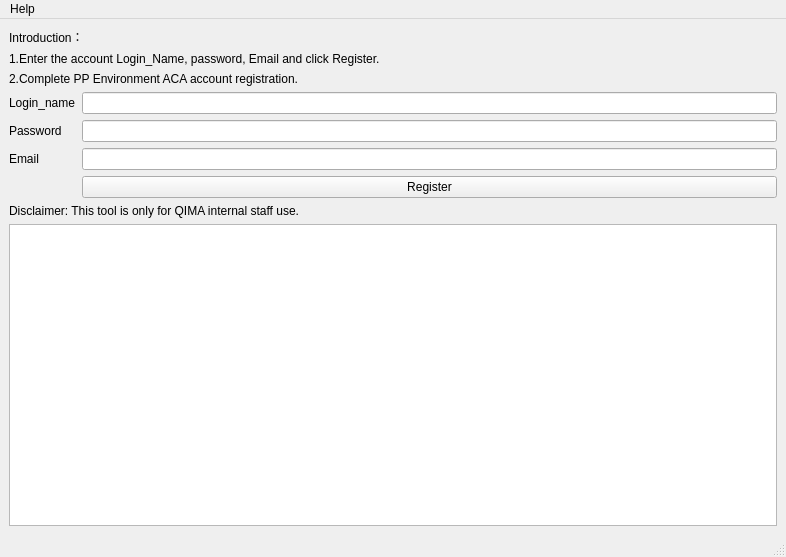
<?xml version="1.0" encoding="UTF-8"?>
<ui version="4.0">
 <class>MainWindow</class>
 <widget class="QMainWindow" name="MainWindow">
  <property name="geometry">
   <rect>
    <x>0</x>
    <y>0</y>
    <width>786</width>
    <height>557</height>
   </rect>
  </property>
  <property name="windowTitle">
   <string>Register_PP_ACA</string>
  </property>
  <widget class="QWidget" name="centralwidget">
   <layout class="QFormLayout" name="formLayout">
    <item row="0" column="0" colspan="2">
     <widget class="QLabel" name="label_2">
      <property name="text">
       <string>Introduction：</string>
      </property>
     </widget>
    </item>
    <item row="1" column="0" colspan="2">
     <widget class="QLabel" name="label_6">
      <property name="text">
       <string>1.Enter the account Login_Name, password, Email and click Register. </string>
      </property>
     </widget>
    </item>
    <item row="2" column="0" colspan="2">
     <widget class="QLabel" name="label_5">
      <property name="text">
       <string>2.Complete PP Environment ACA account registration.</string>
      </property>
     </widget>
    </item>
    <item row="3" column="0">
     <widget class="QLabel" name="label">
      <property name="text">
       <string>Login_name</string>
      </property>
     </widget>
    </item>
    <item row="3" column="1">
     <widget class="QLineEdit" name="lineEdit"/>
    </item>
    <item row="4" column="0">
     <widget class="QLabel" name="label_3">
      <property name="text">
       <string>Password</string>
      </property>
     </widget>
    </item>
    <item row="4" column="1">
     <widget class="QLineEdit" name="lineEdit_2"/>
    </item>
    <item row="5" column="0">
     <widget class="QLabel" name="label_4">
      <property name="text">
       <string>Email</string>
      </property>
     </widget>
    </item>
    <item row="5" column="1">
     <widget class="QLineEdit" name="lineEdit_3">
      <property name="text">
       <string/>
      </property>
     </widget>
    </item>
    <item row="6" column="1">
     <widget class="QPushButton" name="pushButton">
      <property name="text">
       <string>Register</string>
      </property>
     </widget>
    </item>
    <item row="7" column="0" colspan="2">
     <widget class="QLabel" name="label_7">
      <property name="text">
       <string>Disclaimer: This tool is only for QIMA internal staff use.</string>
      </property>
     </widget>
    </item>
    <item row="8" column="0" colspan="2">
     <widget class="QTextBrowser" name="textBrowser"/>
    </item>
   </layout>
  </widget>
  <widget class="QStatusBar" name="statusbar"/>
  <widget class="QMenuBar" name="menubar">
   <property name="geometry">
    <rect>
     <x>0</x>
     <y>0</y>
     <width>786</width>
     <height>24</height>
    </rect>
   </property>
   <widget class="QMenu" name="menuHelp">
    <property name="title">
     <string>Help</string>
    </property>
    <addaction name="actionTool_Support_Mack_Ding"/>
    <addaction name="actionVersion_1_0"/>
   </widget>
   <addaction name="menuHelp"/>
  </widget>
  <action name="actionTool_Support_Mack_Ding">
   <property name="text">
    <string>Tool Support @Mack Ding</string>
   </property>
  </action>
  <action name="actionVersion_1_0">
   <property name="text">
    <string>Version : 1.0</string>
   </property>
  </action>
  <action name="actionIntroduction_Enter_the_account_Login_Name_password_Email_and_click_Register_Complete_PP_Environment_ACA_account_registration">
   <property name="text">
    <string>Introduction：Enter the account Login_Name, password, Email and click Register. Complete PP Environment ACA account registration.</string>
   </property>
  </action>
 </widget>
 <resources/>
 <connections/>
</ui>
